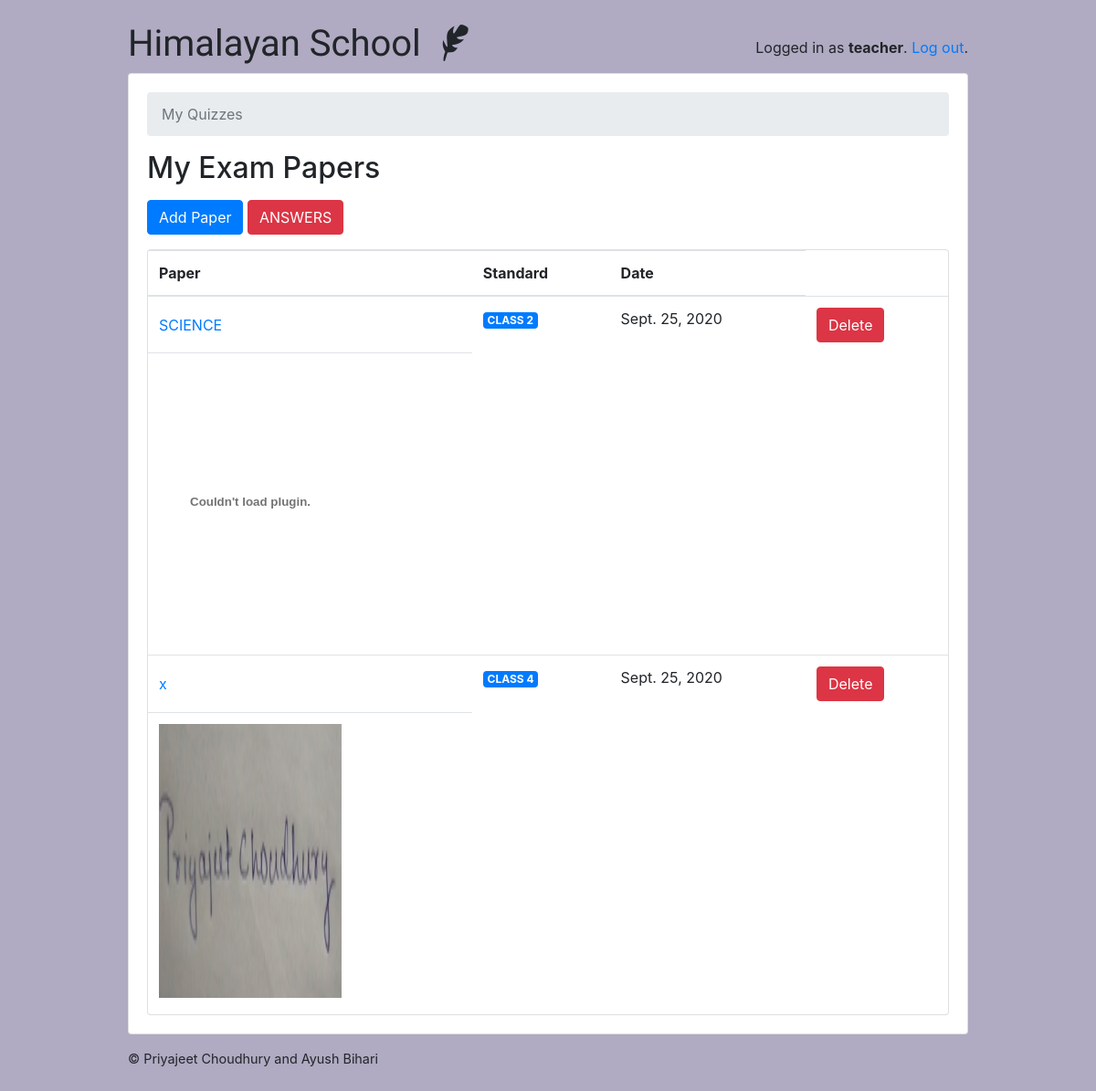
Page /teachers/ (signed in) on the committed database.
### classroom/models.py (models this page shows, shortened)
class User(AbstractUser):
    is_student = models.BooleanField(default=False)
    is_teacher = models.BooleanField(default=False)

class Quiz(models.Model):
    owner = models.ForeignKey(User, on_delete=models.CASCADE, related_name='quizzes')
    name = models.CharField(max_length=255,help_text="SUBJECT NAME")
    pdf = models.FileField(upload_to='teacher',blank=False,default='teacher/default.jpg')
    date = models.DateField(default=timezone.now().strftime("%Y-%m-%d")) # a date
    today = models.DateField(default=timezone.now().strftime("%Y-%m-%d"))
    start = models.TimeField(auto_now=False,blank=True,auto_now_add=False,help_text="Enter time in 24 hour format !")
    end = models.TimeField(auto_now=False,blank=True,auto_now_add=False,help_text="Enter time in 24 hour format !")
    current_time = datetime.now().strftime("%H:%M")
    subject = models.ForeignKey(Subject, on_delete=models.CASCADE, related_name='quizzes',help_text="Select CLASS")

class Subject(models.Model):
    name = models.CharField(max_length=30)
    color = models.CharField(max_length=7, default='#007bff')
    def get_html_badge(self):
        name = escape(self.name)
        color = escape(self.color)
        html = '<span class="badge badge-primary" style="background-color: %s">%s</span>' % (color, name)
        return mark_safe(html)

### classroom/views/teachers.py (the view)
# urls.py: path('', students.QuizListView.as_view(), name='quiz_list'),
@method_decorator([login_required, teacher_required], name='dispatch')
class QuizListView(ListView):
    model = Quiz
    ordering = ('name', )
    context_object_name = 'quizzes'
    template_name = 'classroom/teachers/quiz_change_list.html'
    def get_queryset(self):
        queryset = self.request.user.quizzes \
            .select_related('subject')
        return queryset

### classroom/templates/classroom/teachers/quiz_change_list.html
{% extends 'base.html' %}
{% block content %}
  <nav aria-label="breadcrumb">
    <ol class="breadcrumb">
      <li class="breadcrumb-item active" aria-current="page">My Quizzes</li>
    </ol>
  </nav>
  <h2 class="mb-3">My Exam Papers</h2>
  <a href="{% url 'teachers:quiz_add' %}" class="btn btn-primary mb-3" role="button">Add Paper</a>
  <a href="{% url 'teachers:quiz_answers' %}" class="btn btn-danger mb-3" role="button">ANSWERS</a>
  <div class="card">
    <table class="table mb-0">
      <thead>
        <tr>
          <th>Paper</th>
          <th>Standard</th>
          <th>Date</th>
        </tr>
      </thead>
      <tbody>
        {% for quiz in quizzes %}
          <tr>
            <td class="align-middle"><a href="{% url 'teachers:quiz_change' quiz.pk %}">{{ quiz.name }}</a></td>
            <td class="align-left">
            {{ quiz.subject.get_html_badge }}</td>
            <td class="align-left">{{ quiz.date }}</td>
            <td class="align-left">
              <a href="{% url 'teachers:quiz_delete' quiz.pk %}" class="btn btn-danger">Delete</a>
            </td>
          </tr>
          <tr>
            <td class="align-right"><embed src="{{quiz.pdf.url}}" alt="none" align="text-center" width="200px" height="300px" class="image-responsive"></td>
          </tr>
        {% empty %}
          <tr>
            <td class="bg-light text-center font-italic" colspan="5">You haven't created any quiz yet.</td>
          </tr>
        {% endfor %}
      </tbody>
    </table>
  </div>
{% endblock %}

### templates/base.html (shortened to what this page needs)
{% load static %}<!doctype html>
<html lang="en">
  <head>
    <link rel="stylesheet" href="https://maxcdn.bootstrapcdn.com/bootstrap/4.0.0/css/bootstrap.min.css">
    <link rel="stylesheet" type="text/css" href="{% static 'vendor/fontello-2f186091/css/fontello.css' %}">
    <link rel="stylesheet" type="text/css" href="{% static 'css/app.css' %}">
    {% if user.is_authenticated and user.is_teacher %}
      <link rel="stylesheet" type="text/css" href="{% static 'css/teachers.css' %}">
    {% else %}
      <link rel="stylesheet" type="text/css" href="{% static 'css/students.css' %}">
    {% endif %}
  </head>
  <body>
    <div class="container my-4">
      <div class="row justify-content-center">
        <div class="col-md-10 col-sm-12">
          <div class="row">
            <div class="col-6">
              <h1 class="logo">
                <a href="{% url 'home' %}">
                  Himalayan School
                  {% if user.is_authenticated %}
                    {% if user.is_teacher %}
                      <span class="icon-feather" data-toggle="tooltip" data-placement="right" title="Teacher profile"></span>
                    {% else %}
                      <span class="icon-graduation-cap" data-toggle="tooltip" data-placement="right" title="Student profile"></span>
                    {% endif %}
                  {% endif %}
                </a>
              </h1>
            </div>
            <div class="col-6 text-right">
              {% if user.is_authenticated %}
                <p class="pt-3">Logged in as <strong>{{ user.username }}</strong>. <a href="{% url 'logout' %}">Log out</a>.</p>
              {% else %}
                <a href="{% url 'login' %}" class="btn btn-light" role="button">Log in</a>
                <a href="{% url 'signup' %}" class="btn btn-primary" role="button">Sign up</a>
              {% endif %}
            </div>
          </div>
          <div class="card mb-3">
            <div class="card-body">
              {% block content %}
              {% endblock %}
            </div>
          </div>
          <footer>
           © Priyajeet Choudhury and Ayush Bihari
          </footer>
        </div>
      </div>
    </div>
  </body>
</html>

### static/css/app.css (style rules this page uses)
.logo { font-family: 'Clicker Script', cursive; }
.logo a { color: #212529; text-decoration: none; }
footer { font-size: .9rem; }

### static/css/teachers.css (style rules this page uses)
body { background-color: #b0aac2; }

### rows in the picture
User: username "teacher"
Quiz: name "SCIENCE", subject.get_html_badge "CLASS 2", date "Sept. 25, 2020"
Quiz: name "x", subject.get_html_badge "CLASS 4", date "Sept. 25, 2020"
